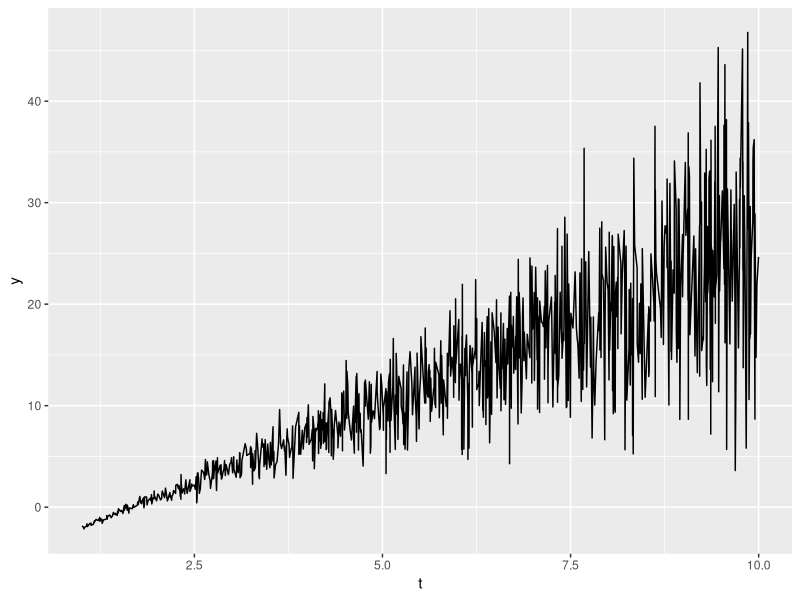

Generate this figure with R:
library(ggplot2)
library(MASS)

setwd("~/git/tyche/kalman")

rm(list = ls())


##############################
# N = 100
# sd = 5
# 
# y = 0
# for (i in 2:N){
#   y[i] = y[i - 1] + rnorm(1, sd = sd)
# }
# t = 1:N
# 
# qplot(1:N, y, geom = "line")
# 
# write.csv(cbind(y, t), "data.csv", row.names = FALSE)
# save(y, t, file = "data.RData")

##############################
# N = 100
# sd = 0.25
# 
# t.range = c(-50, 50)
# 
# f = function(t){
#   return(sin(t / 10))
# }
# 
# # t = sort(runif(N, t.range[1], t.range[2]))
# t = seq(t.range[1], t.range[2], length.out = N)
# y = sapply(t, f) + rnorm(N, sd = sd)
# 
# qplot(t, y, geom = "line")
# 
# write.csv(cbind(y, t), "data.csv", row.names = FALSE)
# save(y, t, file = "data.RData")

##############################
N = 1000
t.range = c(1, 10)
sd.mult = 0.1

t = sort(runif(N, t.range[1], t.range[2]))
y = 3 * t - 5 + rnorm(N, sd = t^2 * sd.mult)

qplot(t, y, geom = "line")

write.csv(cbind(y, t), "data.csv", row.names = FALSE)
save(y, t, file = "data.RData")
